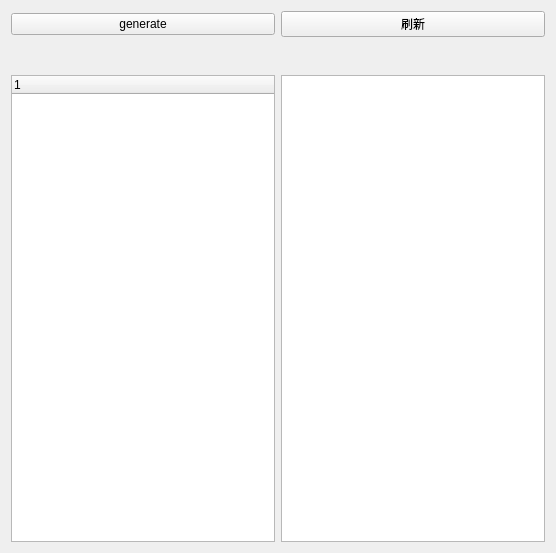
<?xml version="1.0" encoding="UTF-8"?>
<ui version="4.0">
 <class>ResultPreviewUI</class>
 <widget class="QWidget" name="ResultPreviewUI">
  <property name="geometry">
   <rect>
    <x>0</x>
    <y>0</y>
    <width>556</width>
    <height>553</height>
   </rect>
  </property>
  <property name="windowTitle">
   <string>Form</string>
  </property>
  <layout class="QGridLayout" name="gridLayout">
   <item row="0" column="0">
    <widget class="QPushButton" name="pushButton_2">
     <property name="text">
      <string>generate</string>
     </property>
    </widget>
   </item>
   <item row="0" column="1">
    <widget class="QPushButton" name="pushButton">
     <property name="maximumSize">
      <size>
       <width>16777215</width>
       <height>16777215</height>
      </size>
     </property>
     <property name="text">
      <string>刷新</string>
     </property>
    </widget>
   </item>
   <item row="1" column="1">
    <spacer name="verticalSpacer">
     <property name="orientation">
      <enum>Qt::Vertical</enum>
     </property>
     <property name="sizeType">
      <enum>QSizePolicy::Minimum</enum>
     </property>
     <property name="sizeHint" stdset="0">
      <size>
       <width>20</width>
       <height>32</height>
      </size>
     </property>
    </spacer>
   </item>
   <item row="2" column="0">
    <widget class="QTreeWidget" name="treeWidget">
     <column>
      <property name="text">
       <string notr="true">1</string>
      </property>
     </column>
    </widget>
   </item>
   <item row="2" column="1">
    <widget class="QListView" name="listView"/>
   </item>
  </layout>
 </widget>
 <resources/>
 <connections/>
</ui>
